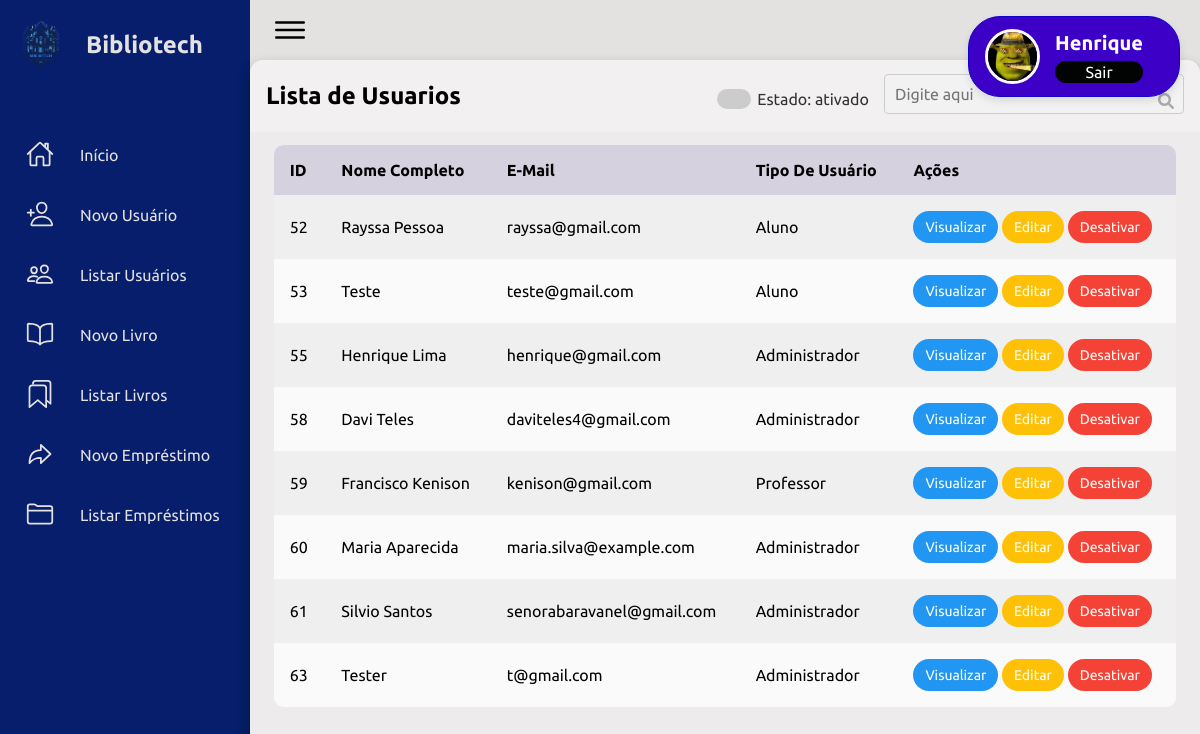
The page /adm2/?page=listar (signed in) on the database its author committed.
### tables this page shows
CREATE TABLE `usuario` (
  `id` int(10) UNSIGNED NOT NULL,
  `nome` varchar(45) NOT NULL,
  `sobrenome` varchar(100) DEFAULT NULL,
  `cpf` char(11) NOT NULL,
  `email` varchar(100) NOT NULL,
  `senha` varchar(255) NOT NULL,
  `data_nasc` date DEFAULT NULL,
  `telefone` char(11) DEFAULT NULL,
  `imagem` varchar(50) NOT NULL,
  `tipo_usuario` int(10) UNSIGNED DEFAULT NULL,
  `status` enum('ativado','desativado') NOT NULL DEFAULT 'ativado'
);

CREATE TABLE `tipo_usuario` (
  `id_tipo` int(10) UNSIGNED NOT NULL,
  `nome_usuario` varchar(20) NOT NULL
);

### adm2/listar/listarusuarios.php (the view, shortened to what this page needs)
<link rel="stylesheet" href="https://cdnjs.cloudflare.com/ajax/libs/font-awesome/6.0.0-beta3/css/all.min.css">
<?php
$status = 'ativado';
?>
<main class="table">
    <section class="table__header">
        <h1>Lista de Usuarios</h1>
        <div class='filter'>
            <label for="toggleSwitch" class="switch-label">Estado: <?php echo $status; ?></label>
            <div class="input-container">
            </div>
    </div>
    </section>
<section class="table__body">
        <?php
        $sql1 = "SELECT * FROM usuario INNER JOIN tipo_usuario
                WHERE usuario.tipo_usuario = tipo_usuario.id_tipo AND status = '$status'
                ORDER BY id";
        $res  = $conn->query($sql1);
        $qtd = $res->num_rows;
        if($qtd > 0){
            print "<table id='resultTable' ";
            print "<tr>";
            print "<th>ID</th>";
            print "<th>Nome Completo</th>";
            print "<th>E-mail</th>";
            print "<th>Tipo de Usuário</th>";
            print "<th>Ações</th>";
            while($row = $res->fetch_object()) {
                print "<tr>";
                print "<td>".$row->id."</td>";
                print "<td>".$row->nome." ".$row->sobrenome."</td>";
                print "<td>".$row->email."</td>";
                print "<td>".$row->nome_usuario."</td>";
                print "<td>
                        <button onclick=\"location.href='?page=visualizar&id=".$row->id."';\">Visualizar</button>
                        <button onclick=\"location.href='?page=editar&id=".$row->id."';\">Editar</button>
                        <button onclick=\"toggleUser(".$row->id.", '".$row->status."')\">".($row->status === 'ativado' ? 'Desativar' : 'Ativar')."</button>
                    </td>";
                print "</tr>";
            }
            print "</table>";
        } else {
            print "<p>Não encontrou resultados!</p>";
        }
        ?>
</section>
</main>

### adm2/css/main.css (style rules this page uses)
* { font-family: "Ubuntu", sans-serif; margin: 0; padding: 0; box-sizing: border-box; }
:root { --nav: rgb(6, 30, 107); --form: rgb(216, 213, 213); --back: #e4e1e1; --text1: #f5f5f5; --text2: #000000; --text3: #999; }
body { min-height: 10vh; overflow-x: hidden; }
label { display: block; margin-bottom: 5px; }
main.table { width: 100%; max-width: 1200px; margin: 0 auto; height: 90vh; background-color: #fff5; backdrop-filter: blur(7px); box-shadow: 0 .4rem .8rem #0005; border-radius: .8rem; overflow: hidden; }
.table__header { width: 100%; height: 10%; background-color: #fff4; padding: .8rem 1rem; display: flex; justify-content: space-between; align-items: center; }
.table__body { width: 95%; max-height: calc(89% - 1.6rem); background-color: #fffb; margin: .8rem auto; border-radius: .6rem; overflow: auto; overflow: overlay; }
table { width: 100%; }
table, th, td { border-collapse: collapse; padding: 1rem; text-align: left; }
th { position: sticky; top: 0; left: 0; background-color: #d5d1defe; text-transform: capitalize; }
tr:nth-child(even) { background-color: #0000000b; }
tr { --delay: .1s; transition: .5s ease-in-out var(--delay), background-color 0s; }
tr td { transition: .2s ease-in-out; }
button { padding: 8px 12px; gap: 20px; font-size: 14px; color: rgb(254, 254, 254); border: none; border-radius: 5rem; cursor: pointer; transition: background-color 0.3s; }
button:first-child { background-color: #2196F3; }
button:nth-child(2) { background-color: #FFC107; }
button:nth-child(3) { background-color: #f44336; }

### adm2/index.php (style rules this page uses)
h1 { text-align: center; }

### adm2/listar/listarusuarios.php (style rules this page uses)
.filter { display: flex; align-items: center; gap: 15px; margin-top: 10px; }
.switch-label { position: relative; padding-left: 40px; cursor: pointer; font-size: 16px; color: #333; }
.switch-label:before { content: ''; position: absolute; left: 0; top: 50%; transform: translateY(-50%); width: 34px; height: 20px; background-color: #ccc; border-radius: 10px; transition: background-color 0.3s; }
.input-container { position: relative; flex-grow: 1; }

### rows shown on the page
usuario: id "52", nome "Rayssa", sobrenome "Pessoa", email "rayssa@gmail.com", tipo_usuario.nome_usuario "Aluno", status "Desativar"
usuario: id "53", nome "Teste", email "teste@gmail.com", tipo_usuario.nome_usuario "Aluno", status "Desativar"
usuario: id "55", nome "Henrique", sobrenome "Lima", email "henrique@gmail.com", tipo_usuario.nome_usuario "Administrador", status "Desativar"
usuario: id "58", nome "Davi", sobrenome "Teles", email "daviteles4@gmail.com", tipo_usuario.nome_usuario "Administrador", status "Desativar"
usuario: id "59", nome "Francisco", sobrenome "Kenison", email "kenison@gmail.com", tipo_usuario.nome_usuario "Professor", status "Desativar"
usuario: id "60", nome "Maria", sobrenome "Aparecida", email "maria.silva@example.com", tipo_usuario.nome_usuario "Administrador", status "Desativar"
usuario: id "61", nome "Silvio", sobrenome "Santos", email "senorabaravanel@gmail.com", tipo_usuario.nome_usuario "Administrador", status "Desativar"
usuario: id "63", nome "Tester", email "t@gmail.com", tipo_usuario.nome_usuario "Administrador", status "Desativar"

### other values the page prints
$_SESSION['nome'] "Henrique"
$status "ativado"
